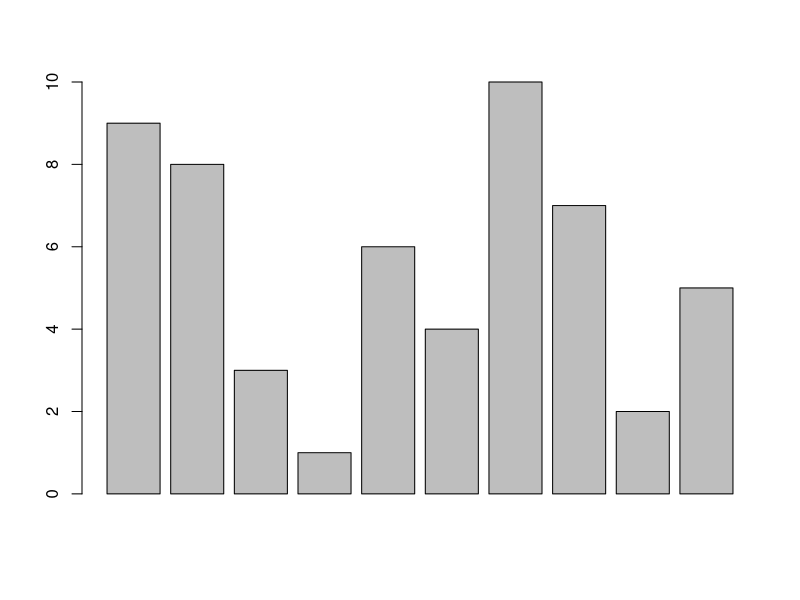

R code for this plot:
library(tidyverse)
library(jsonlite)


generate <- function() {
    # -------------------------------------------------------------
    # Make your changes only between the dashed lines 
    # Please generate your arguments here and put them in `params` and `correct_answers`
    # Example:
    #     Question: What is a + b?
    #
    #     a <- 1; b <- 2; c <- a + b
    #     params <- list(a=a, b=b)
    #     correct_answers <- list(c=c)
    
    
    
    
    # BEGIN EXAMPLE

    a <- sample(1:10, 1)
    b <- sample(1:10, 1)
    c <- a + b
    
    dir.create('clientFilesQuestion')
    png(file = "clientFilesQuestion/chart.png")
    barplot(sample(1:10, 10))
    dev.off()
    
    params <- list(a=a, b=b, chart_name="chart.png")
    correct_answers <- list(c=c)

    # END EXAMPLE
    
    
    
    
    
    # -------------------------------------------------------------
    return(list(params=params, correct_answers=correct_answers))
}

toJSON(generate(), pretty=TRUE, auto_unbox=TRUE)
